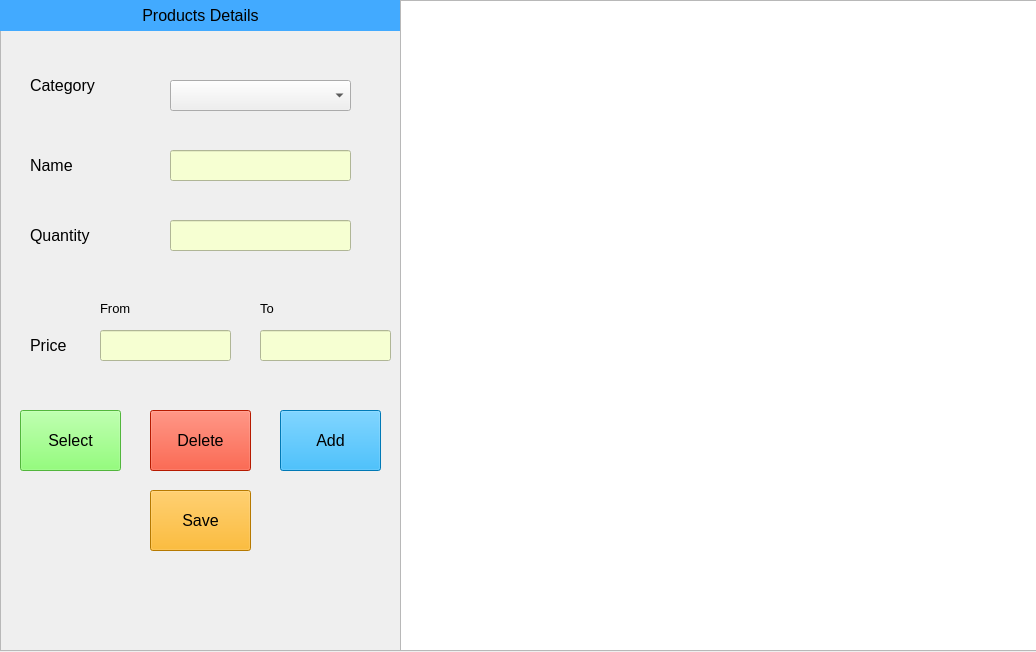
<?xml version="1.0" encoding="UTF-8"?>
<ui version="4.0">
 <class>MainWindow</class>
 <widget class="QMainWindow" name="MainWindow">
  <property name="geometry">
   <rect>
    <x>0</x>
    <y>0</y>
    <width>1036</width>
    <height>652</height>
   </rect>
  </property>
  <property name="cursor">
   <cursorShape>PointingHandCursor</cursorShape>
  </property>
  <property name="windowTitle">
   <string>MainWindow</string>
  </property>
  <widget class="QWidget" name="centralwidget">
   <widget class="QFrame" name="frame">
    <property name="geometry">
     <rect>
      <x>0</x>
      <y>0</y>
      <width>401</width>
      <height>651</height>
     </rect>
    </property>
    <property name="font">
     <font>
      <family>MS Shell Dlg 2</family>
      <weight>50</weight>
      <bold>false</bold>
      <strikeout>false</strikeout>
      <kerning>true</kerning>
     </font>
    </property>
    <property name="styleSheet">
     <string notr="true">border-width: 2</string>
    </property>
    <property name="frameShape">
     <enum>QFrame::StyledPanel</enum>
    </property>
    <property name="frameShadow">
     <enum>QFrame::Sunken</enum>
    </property>
    <property name="lineWidth">
     <number>1</number>
    </property>
    <property name="midLineWidth">
     <number>0</number>
    </property>
    <widget class="QLabel" name="LabelProducts">
     <property name="enabled">
      <bool>true</bool>
     </property>
     <property name="geometry">
      <rect>
       <x>0</x>
       <y>0</y>
       <width>401</width>
       <height>31</height>
      </rect>
     </property>
     <property name="font">
      <font>
       <pointsize>12</pointsize>
       <weight>50</weight>
       <italic>false</italic>
       <bold>false</bold>
      </font>
     </property>
     <property name="styleSheet">
      <string notr="true">background-color: #42aaff</string>
     </property>
     <property name="text">
      <string>Products Details</string>
     </property>
     <property name="alignment">
      <set>Qt::AlignCenter</set>
     </property>
     <property name="wordWrap">
      <bool>false</bool>
     </property>
    </widget>
    <widget class="QComboBox" name="combo_box_category">
     <property name="geometry">
      <rect>
       <x>170</x>
       <y>80</y>
       <width>181</width>
       <height>31</height>
      </rect>
     </property>
    </widget>
    <widget class="QLabel" name="label">
     <property name="geometry">
      <rect>
       <x>30</x>
       <y>70</y>
       <width>111</width>
       <height>31</height>
      </rect>
     </property>
     <property name="font">
      <font>
       <pointsize>12</pointsize>
      </font>
     </property>
     <property name="text">
      <string>Category</string>
     </property>
    </widget>
    <widget class="QLineEdit" name="line_edit_name">
     <property name="geometry">
      <rect>
       <x>170</x>
       <y>150</y>
       <width>181</width>
       <height>31</height>
      </rect>
     </property>
     <property name="styleSheet">
      <string notr="true">background-color: rgb(246, 255, 210);</string>
     </property>
    </widget>
    <widget class="QLabel" name="label_2">
     <property name="geometry">
      <rect>
       <x>30</x>
       <y>150</y>
       <width>111</width>
       <height>31</height>
      </rect>
     </property>
     <property name="font">
      <font>
       <pointsize>12</pointsize>
      </font>
     </property>
     <property name="text">
      <string>Name</string>
     </property>
    </widget>
    <widget class="QLabel" name="label_3">
     <property name="geometry">
      <rect>
       <x>30</x>
       <y>330</y>
       <width>111</width>
       <height>31</height>
      </rect>
     </property>
     <property name="font">
      <font>
       <pointsize>12</pointsize>
      </font>
     </property>
     <property name="text">
      <string>Price</string>
     </property>
    </widget>
    <widget class="QLabel" name="label_4">
     <property name="geometry">
      <rect>
       <x>100</x>
       <y>300</y>
       <width>55</width>
       <height>16</height>
      </rect>
     </property>
     <property name="font">
      <font>
       <pointsize>10</pointsize>
       <weight>50</weight>
       <bold>false</bold>
      </font>
     </property>
     <property name="text">
      <string>From</string>
     </property>
    </widget>
    <widget class="QLabel" name="label_5">
     <property name="geometry">
      <rect>
       <x>260</x>
       <y>300</y>
       <width>55</width>
       <height>16</height>
      </rect>
     </property>
     <property name="font">
      <font>
       <pointsize>10</pointsize>
       <weight>50</weight>
       <bold>false</bold>
      </font>
     </property>
     <property name="text">
      <string>To</string>
     </property>
    </widget>
    <widget class="QLabel" name="label_6">
     <property name="geometry">
      <rect>
       <x>30</x>
       <y>220</y>
       <width>111</width>
       <height>31</height>
      </rect>
     </property>
     <property name="font">
      <font>
       <pointsize>12</pointsize>
      </font>
     </property>
     <property name="text">
      <string>Quantity</string>
     </property>
    </widget>
    <widget class="QLineEdit" name="line_edit_quantity">
     <property name="geometry">
      <rect>
       <x>170</x>
       <y>220</y>
       <width>181</width>
       <height>31</height>
      </rect>
     </property>
     <property name="styleSheet">
      <string notr="true">background-color: rgb(246, 255, 210);</string>
     </property>
    </widget>
    <widget class="QLineEdit" name="line_edit_price_from">
     <property name="geometry">
      <rect>
       <x>100</x>
       <y>330</y>
       <width>131</width>
       <height>31</height>
      </rect>
     </property>
     <property name="styleSheet">
      <string notr="true">background-color: rgb(246, 255, 210);</string>
     </property>
    </widget>
    <widget class="QLineEdit" name="line_edit_price_to">
     <property name="geometry">
      <rect>
       <x>260</x>
       <y>330</y>
       <width>131</width>
       <height>31</height>
      </rect>
     </property>
     <property name="styleSheet">
      <string notr="true">background-color: rgb(246, 255, 210);</string>
     </property>
    </widget>
    <widget class="QPushButton" name="select_button">
     <property name="geometry">
      <rect>
       <x>20</x>
       <y>410</y>
       <width>101</width>
       <height>61</height>
      </rect>
     </property>
     <property name="font">
      <font>
       <pointsize>12</pointsize>
       <weight>50</weight>
       <bold>false</bold>
      </font>
     </property>
     <property name="cursor">
      <cursorShape>PointingHandCursor</cursorShape>
     </property>
     <property name="styleSheet">
      <string notr="true">background-color: rgb(115, 255, 84);</string>
     </property>
     <property name="text">
      <string>Select</string>
     </property>
    </widget>
    <widget class="QPushButton" name="delete_button">
     <property name="geometry">
      <rect>
       <x>150</x>
       <y>410</y>
       <width>101</width>
       <height>61</height>
      </rect>
     </property>
     <property name="font">
      <font>
       <pointsize>12</pointsize>
       <weight>50</weight>
       <bold>false</bold>
      </font>
     </property>
     <property name="cursor">
      <cursorShape>PointingHandCursor</cursorShape>
     </property>
     <property name="styleSheet">
      <string notr="true">background-color: #FF2400</string>
     </property>
     <property name="text">
      <string>Delete</string>
     </property>
    </widget>
    <widget class="QPushButton" name="add_button">
     <property name="geometry">
      <rect>
       <x>280</x>
       <y>410</y>
       <width>101</width>
       <height>61</height>
      </rect>
     </property>
     <property name="font">
      <font>
       <pointsize>12</pointsize>
       <weight>50</weight>
       <bold>false</bold>
      </font>
     </property>
     <property name="cursor">
      <cursorShape>PointingHandCursor</cursorShape>
     </property>
     <property name="styleSheet">
      <string notr="true">background-color: rgb(0, 170, 255);</string>
     </property>
     <property name="text">
      <string>Add</string>
     </property>
    </widget>
    <widget class="QPushButton" name="save_button">
     <property name="geometry">
      <rect>
       <x>150</x>
       <y>490</y>
       <width>101</width>
       <height>61</height>
      </rect>
     </property>
     <property name="font">
      <font>
       <pointsize>12</pointsize>
       <weight>50</weight>
       <bold>false</bold>
      </font>
     </property>
     <property name="cursor">
      <cursorShape>PointingHandCursor</cursorShape>
     </property>
     <property name="styleSheet">
      <string notr="true">background-color: rgb(255, 170, 0);</string>
     </property>
     <property name="text">
      <string>Save</string>
     </property>
    </widget>
   </widget>
   <widget class="QTableWidget" name="table">
    <property name="geometry">
     <rect>
      <x>400</x>
      <y>0</y>
      <width>641</width>
      <height>651</height>
     </rect>
    </property>
   </widget>
  </widget>
 </widget>
 <resources/>
 <connections/>
</ui>
